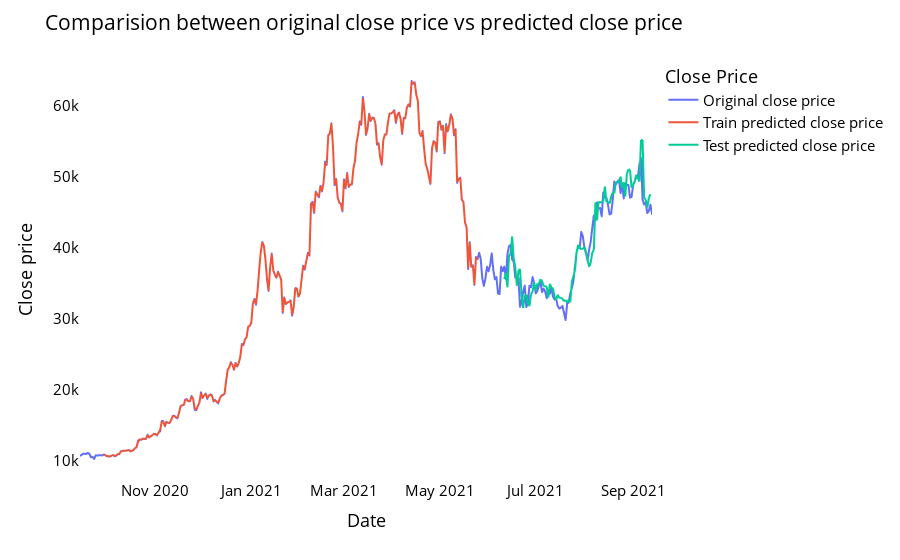

The code cell stored with this chart in its notebook:
### Code cell
# shift train predictions for plotting

look_back=time_step
trainPredictPlot = np.empty_like(closedf)
trainPredictPlot[:, :] = np.nan
trainPredictPlot[look_back:len(train_predict)+look_back, :] = train_predict
print("Train predicted data: ", trainPredictPlot.shape)

# shift test predictions for plotting
testPredictPlot = np.empty_like(closedf)
testPredictPlot[:, :] = np.nan
testPredictPlot[len(train_predict)+(look_back*2)+1:len(closedf)-1, :] = test_predict
print("Test predicted data: ", testPredictPlot.shape)

names = cycle(['Original close price','Train predicted close price','Test predicted close price'])

plotdf = pd.DataFrame({'date': close_stock['date'],
                       'original_close': close_stock['close'],
                      'train_predicted_close': trainPredictPlot.reshape(1,-1)[0].tolist(),
                      'test_predicted_close': testPredictPlot.reshape(1,-1)[0].tolist()})

fig = px.line(plotdf,x=plotdf['date'], y=[plotdf['original_close'],plotdf['train_predicted_close'],
                                          plotdf['test_predicted_close']],
              labels={'value':'Close price','date': 'Date'})
fig.update_layout(title_text='Comparision between original close price vs predicted close price',
                  plot_bgcolor='white', font_size=15, font_color='black',legend_title_text='Close Price')
fig.for_each_trace(lambda t:  t.update(name = next(names)))

fig.update_xaxes(showgrid=False)
fig.update_yaxes(showgrid=False)
fig.show()

### Figure 1 — Plotly figure (JSON) as saved in the notebook; plotly's stock layout.template omitted (floating-point values rounded to 4 significant figures; data arrays with more than 128 entries replaced by an {"elided": "..."} marker saying what was removed)
{"data": [{"hovertemplate": "variable=original_close<br>Date=%{x}<br>Close price=%{y}<extra></extra>", "legendgroup": "original_close", "line": {"color": "#636efa", "dash": "solid"}, "marker": {"symbol": "circle"}, "mode": "lines", "name": "Original close price", "showlegend": true, "type": "scattergl", "x": {"elided": "365 str values"}, "xaxis": "x", "y": {"elided": "365 float values"}, "yaxis": "y"}, {"hovertemplate": "variable=train_predicted_close<br>Date=%{x}<br>Close price=%{y}<extra></extra>", "legendgroup": "train_predicted_close", "line": {"color": "#EF553B", "dash": "solid"}, "marker": {"symbol": "circle"}, "mode": "lines", "name": "Train predicted close price", "showlegend": true, "type": "scattergl", "x": {"elided": "365 str values"}, "xaxis": "x", "y": {"elided": "365 float values"}, "yaxis": "y"}, {"hovertemplate": "variable=test_predicted_close<br>Date=%{x}<br>Close price=%{y}<extra></extra>", "legendgroup": "test_predicted_close", "line": {"color": "#00cc96", "dash": "solid"}, "marker": {"symbol": "circle"}, "mode": "lines", "name": "Test predicted close price", "showlegend": true, "type": "scattergl", "x": {"elided": "365 str values"}, "xaxis": "x", "y": {"elided": "365 float values"}, "yaxis": "y"}], "layout": {"font": {"color": "black", "size": 15}, "legend": {"title": {"text": "Close Price"}, "tracegroupgap": 0}, "margin": {"t": 60}, "plot_bgcolor": "white", "title": {"text": "Comparision between original close price vs predicted close price"}, "xaxis": {"anchor": "y", "domain": [0, 1], "showgrid": false, "title": {"text": "Date"}}, "yaxis": {"anchor": "x", "domain": [0, 1], "showgrid": false, "title": {"text": "Close price"}}}}
